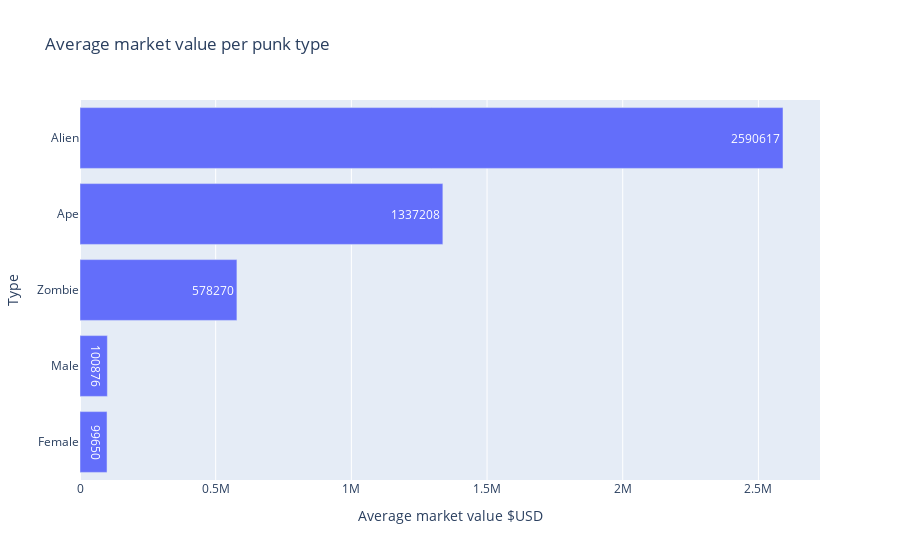

The notebook cell this image was saved under:
### Code cell
punk_types_avg = df2_noex.groupby('punk_type')['latest_market_value'].agg('mean').round()

data2 = go.Bar(x=punk_types_avg .values, y=punk_types_avg.index, orientation='h', text=punk_types_avg .values, textposition='auto')

layout2 = go.Layout(title='Average market value per punk type',
                    xaxis={'title': 'Average market value $USD'},
                    yaxis={'title': 'Type'},
                   ) 

go.Figure(data2, layout2).update_yaxes(categoryorder='total ascending')

### Figure 1 — Plotly figure (JSON) as saved in the notebook; plotly's stock layout.template omitted (floating-point values rounded to 4 significant figures)
{"data": [{"orientation": "h", "text": [2590617, 1337208, 99650, 100876, 578270], "textposition": "auto", "type": "bar", "x": [2590617, 1337208, 99650, 100876, 578270], "y": ["Alien", "Ape", "Female", "Male", "Zombie"]}], "layout": {"title": {"text": "Average market value per punk type"}, "xaxis": {"title": {"text": "Average market value $USD"}}, "yaxis": {"categoryorder": "total ascending", "title": {"text": "Type"}}}}
